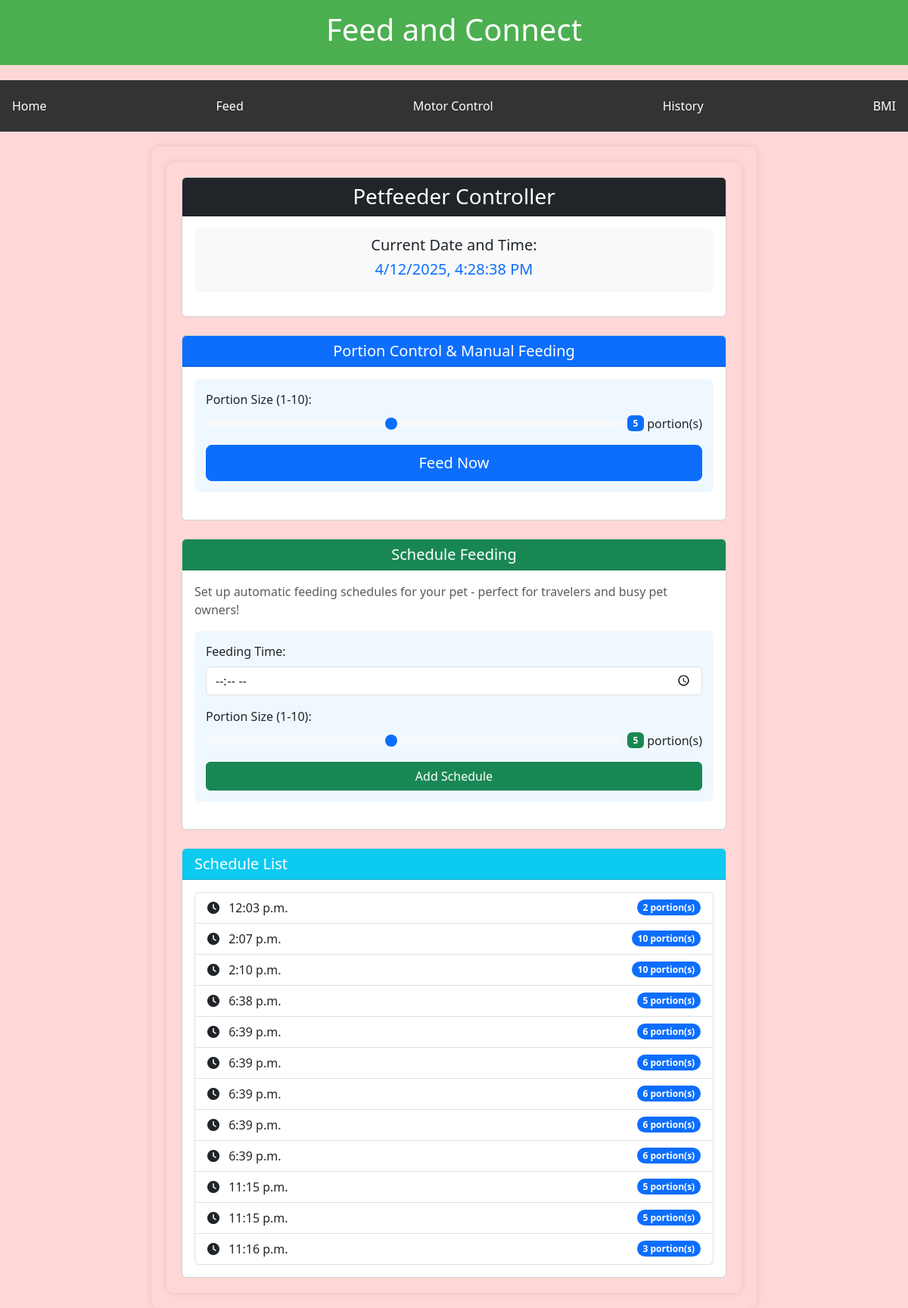
Screenshot of /feed_control/ with the database file from the repository.
### Feeder/models.py (models this page shows, shortened)
class FeedingSchedule(models.Model):
    time = models.TimeField()
    portion = models.PositiveIntegerField()

### Feeder/views.py (the view, shortened to what this page needs)
# urls.py: path('feed_control/', views.feed_control, name='feed_control'),
def feed_control(request):
    schedules = FeedingSchedule.objects.all().order_by('time')
    if request.headers.get('Accept') == 'application/json':
        schedule_data = [{'id': s.id, 'time': s.time.strftime('%H:%M'), 'portion': s.portion} for s in schedules]
        return JsonResponse({'status': 'success', 'schedules': schedule_data})
    return render(request, 'control/feed.html', {'schedules': schedules})

### Feeder/templates/control/feed.html (shortened to what this page needs)
{% extends 'app/base.html' %}
{% load static %}
{% block content %}
<div class="container">
    <div class="card mb-4">
        <div class="card-header bg-dark text-white text-center">
            <h1 class="h3 mb-0">Petfeeder Controller</h1>
        </div>
        <div class="card-body">
            <div class="date-display mb-3">
                <h5>Current Date and Time:</h5>
                <p id="current-datetime" class="h5 text-primary"></p>
            </div>
        </div>
    </div>
    <div class="card mb-4">
        <div class="card-header bg-primary text-white">
            <h2 class="h5 mb-0">Portion Control & Manual Feeding</h2>
        </div>
        <div class="card-body">
            <form method="post" class="feeding-form" name="manual-feed-form">
                <div class="form-group mb-3">
                    <label for="manual-portion" class="form-label">Portion Size (1-10):</label>
                    <div class="d-flex align-items-center">
                        <input type="range" class="form-range" id="manual-portion" name="portion" min="1" max="10" value="5" required>
                        <span id="manual-portion-value" class="ms-2 badge bg-primary">5</span>
                        <span class="ms-1">portion(s)</span>
                    </div>
                </div>
                <button type="submit" class="btn btn-primary btn-lg w-100">Feed Now</button>
            </form>
        </div>
    </div>
    <div class="card mb-4">
        <div class="card-header bg-success text-white">
            <h2 class="h5 mb-0">Schedule Feeding</h2>
        </div>
        <div class="card-body">
            <p class="text-muted">Set up automatic feeding schedules for your pet - perfect for travelers and busy pet owners!</p>
            <form method="post" class="feeding-form" name="schedule-feed-form">
                <div class="form-group mb-3">
                    <label for="schedule-time" class="form-label">Feeding Time:</label>
                    <input type="time" class="form-control" id="schedule-time" name="time" required>
                </div>
                <div class="form-group mb-3">
                    <label for="schedule-portion" class="form-label">Portion Size (1-10):</label>
                    <div class="d-flex align-items-center">
                        <input type="range" class="form-range" id="schedule-portion" name="portion" min="1" max="10" value="5" required>
                        <span id="schedule-portion-value" class="ms-2 badge bg-success">5</span>
                        <span class="ms-1">portion(s)</span>
                    </div>
                </div>
                <button type="submit" class="btn btn-success w-100">Add Schedule</button>
            </form>
        </div>
    </div>
    <div class="card">
        <div class="card-header bg-info text-white">
            <h3 class="h5 mb-0">Schedule List</h3>
        </div>
        <div class="card-body">
            <ul class="list-group">
                {% for s in schedules %}
                <li class="list-group-item d-flex justify-content-between align-items-center">
                    <div>
                        <i class="fas fa-clock me-2"></i>
                        <span>{{ s.time }}</span>
                    </div>
                    <span class="badge bg-primary rounded-pill">{{ s.portion }} portion(s)</span>
                </li>
                {% empty %}
                <li class="list-group-item text-center text-muted">
                    <i class="fas fa-info-circle me-2"></i>
                    No scheduled feedings yet.
                </li>
                {% endfor %}
            </ul>
        </div>
    </div>
</div>
{% endblock %}

### Feeder/templates/app/base.html (shortened to what this page needs)
<!DOCTYPE html>
<html lang="en">
<head>
    <link href="https://cdn.jsdelivr.net/npm/bootstrap@5.3.0-alpha1/dist/css/bootstrap.min.css" rel="stylesheet">
    <link href="https://cdnjs.cloudflare.com/ajax/libs/font-awesome/6.0.0/css/all.min.css" rel="stylesheet">
</head>
<body>
    <div class="header">
        <h1>Feed and Connect</h1>
    </div>
    <div class="navbar">
        <a href="{% url 'home' %}">Home</a>
        <a href="{% url 'feed_control' %}">Feed</a>
        <a href="{% url 'motor_control_page' %}">Motor Control</a>
        <a href="{% url 'history' %}">History</a>
        <a href="{% url 'bmi' %}">BMI</a>
    </div>
    <div class="container">
        {% block content %}
        {% endblock %}
    </div>
</body>
</html>

### Feeder/templates/app/base.html (style rules this page uses)
body { font-family: 'Segoe UI', Arial, sans-serif; padding: 0; background-color:rgb(255, 215, 215); margin: 0; }
.header { background-color: #4CAF50; color: white; padding: 15px; text-align: center; margin-bottom: 20px; }
.navbar { overflow: hidden; background-color: #333; margin-bottom: 20px; }
.navbar a { float: left; display: block; color: white; text-align: center; padding: 14px 16px; text-decoration: none; }
.container { max-width: 800px; margin: auto; background-color: rgb(255, 215, 215) ; padding: 20px; border-radius: 10px; box-shadow: 0 0 10px rgba(0,0,0,0.1); }
h2 { text-align: center; }

### Feeder/templates/control/feed.html (style rules this page uses)
.date-display { background-color: #f8f9fa; padding: 10px; border-radius: 5px; text-align: center; }
.feeding-form { background-color: #f0f8ff; padding: 15px; border-radius: 8px; margin-bottom: 20px; }

### rows the page displays
FeedingSchedule: time "12:03 p.m.", portion "2"
FeedingSchedule: time "2:07 p.m.", portion "10"
FeedingSchedule: time "2:10 p.m.", portion "10"
FeedingSchedule: time "6:38 p.m.", portion "5"
FeedingSchedule: time "6:39 p.m.", portion "6"
FeedingSchedule: time "6:39 p.m.", portion "6"
FeedingSchedule: time "6:39 p.m.", portion "6"
FeedingSchedule: time "6:39 p.m.", portion "6"
FeedingSchedule: time "6:39 p.m.", portion "6"
FeedingSchedule: time "11:15 p.m.", portion "5"
FeedingSchedule: time "11:15 p.m.", portion "5"
FeedingSchedule: time "11:16 p.m.", portion "3"
